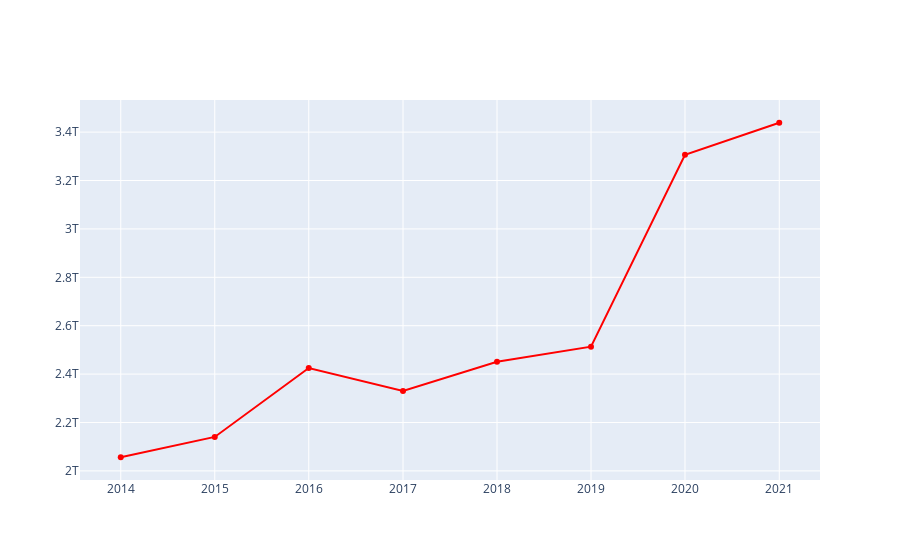

The notebook cell this image was saved under:
### Code cell
import plotly.graph_objects as go


fig = go.Figure([go.Scatter(x=acumulado_orcamento_anos.index
                            , y=acumulado_orcamento_anos.orcamento_realizado,marker = {'color' : 'red'})])
fig.show()

### Figure 1 — Plotly figure (JSON) as saved in the notebook; plotly's stock layout.template omitted (floating-point values rounded to 4 significant figures)
{"data": [{"marker": {"color": "red"}, "type": "scatter", "x": ["2014-01-01T00:00:00", "2015-01-01T00:00:00", "2016-01-01T00:00:00", "2017-01-01T00:00:00", "2018-01-01T00:00:00", "2019-01-01T00:00:00", "2020-01-01T00:00:00", "2021-01-01T00:00:00"], "y": [2056000000000.0, 2140000000000.0, 2425000000000.0, 2330000000000.0, 2451000000000.0, 2514000000000.0, 3306000000000.0, 3439000000000.0]}], "layout": {"autosize": true, "xaxis": {"autorange": true, "range": ["2013-07-31 15:28:55.2848", "2021-06-03 08:31:04.7152"], "type": "date"}, "yaxis": {"autorange": true, "range": [1942000000000.0, 3553000000000.0], "type": "linear"}}}
